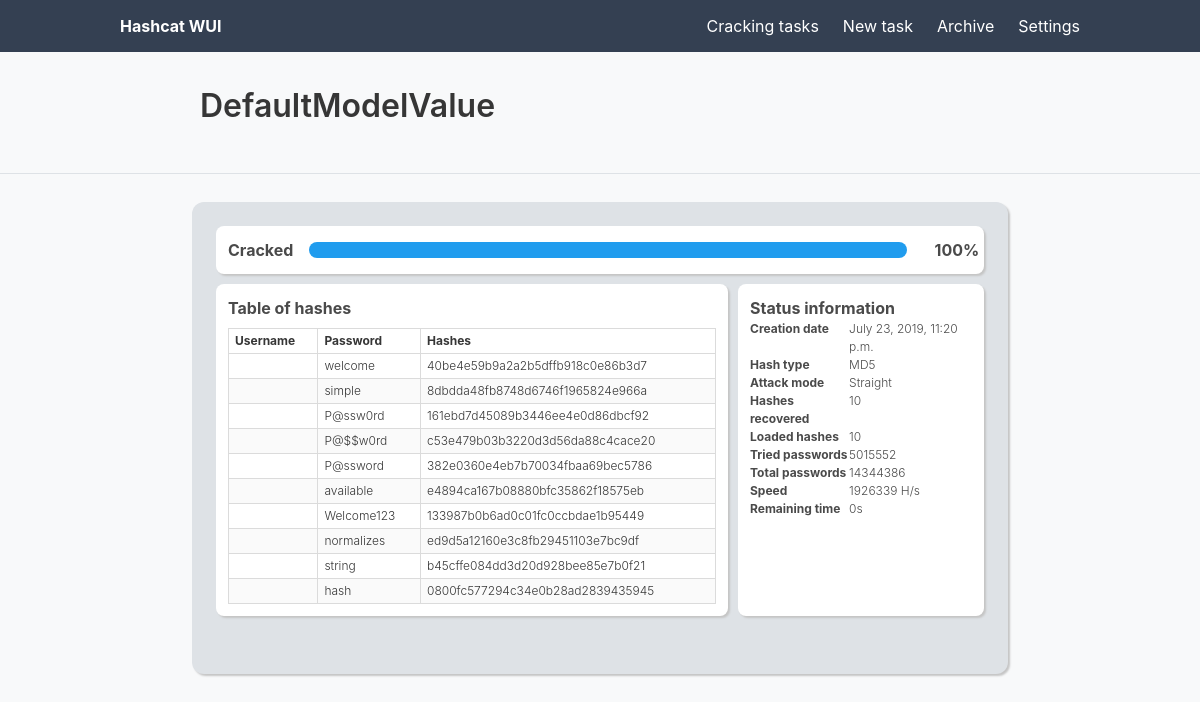
The page /status/2 on the database its author committed.
### hashcat/models.py (models this page shows)
class CrackingTask(models.Model):
	name = models.CharField(max_length=200, default="DefaultModelValue")
	status = models.IntegerField()
	speed = models.IntegerField()
	recoveredHashes = models.IntegerField()
	totalLoadedHashes = models.IntegerField()
	triedPasswords = models.IntegerField()
	totalPasswords = models.IntegerField()
	startDate = models.DateTimeField('date created', default=timezone.now)
	hashType = models.IntegerField()
	attackMode = models.IntegerField()
	sessionID = models.UUIDField(unique=True, default=uuid.uuid4, editable=False)
	def statusText(self):
		switcher = {
			0: "Starting",
			3: "Running",
			5: "Exhausted",
			6: "Cracked",
			7: "Aborted",
			8: "Quit"
		}
		return switcher.get(self.status,"Invalid_Status")
	def progressPercent(self):
		if(self.status==6):
				return round(100, 2)
		if self.triedPasswords and self.totalPasswords:
				return round(int(self.triedPasswords)/int(self.totalPasswords)*100,2)
		else:
			return 0
	def estimatedTime(self):
		if self.triedPasswords and self.totalPasswords and self.speed:
			if(self.status==6):
				return 0
			else:
				return round((int(self.totalPasswords)-int(self.triedPasswords))/int(self.speed))
		else:
			return 0
	def attackModeText(self):
		switcher ={
			0: "Straight",
			1: "Combination",
			3: "Brute-force",
			6: "Hybrid Wordlist + Mask",
			7: "Hybrid Mask + Wordlist"
		}
		return switcher.get(self.attackMode,"Invalid_Attack_Mode")
	def hashTypeText(self):
		switcher = {
			0: "MD5",
			900: "MD4",
			5100: "Half MD5",
			100: "SHA1",
			1300: "SHA2-224",
			1400: "SHA2-256",
			10800: "SHA2-384",
			1700: "SHA2-512",
			17300: "SHA3-224",
			17400: "SHA3-256",
			17500: "SHA3-384",
			17600: "SHA3-512",
			17700: "Keccak-224",
			17800: "Keccak-256",
			17900: "Keccak-384",
			18000: "Keccak-512",
			600: "BLAKE2b-512",
			10100: "SipHash",
			6000: "RIPEMD-160",
			6100: "Whirlpool",
			6900: "GOST R 34.11-94",
			11700: "GOST R 34.11-2012 (Streebog) 256-bit, big-endian",
			11800: "GOST R 34.11-2012 (Streebog) 512-bit, big-endian",
			10: "md5($pass.$salt",
			20: "md5($salt.$pass",
			30: "md5(utf16le($pass).$salt",
			40: "md5($salt.utf16le($pass",
			3800: "md5($salt.$pass.$salt",
			3710: "md5($salt.md5($pass",
			4010: "md5($salt.md5($salt.$pass",
			4110: "md5($salt.md5($pass.$salt",
			2600: "md5(md5($pass",
			3910: "md5(md5($pass).md5($salt",
			4300: "md5(strtoupper(md5($pass",
			4400: "md5(sha1($pass",
			110: "sha1($pass.$salt",
			120: "sha1($salt.$pass",
			130: "sha1(utf16le($pass).$salt",
			140: "sha1($salt.utf16le($pass",
			4500: "sha1(sha1($pass",
			4520: "sha1($salt.sha1($pass",
			4700: "sha1(md5($pass",
			4900: "sha1($salt.$pass.$salt",
			14400: "sha1(CX",
			1410: "sha256($pass.$salt",
			1420: "sha256($salt.$pass",
			1430: "sha256(utf16le($pass).$salt",
			1440: "sha256($salt.utf16le($pass",
			1710: "sha512($pass.$salt",
			1720: "sha512($salt.$pass",
			1730: "sha512(utf16le($pass).$salt",
			1740: "sha512($salt.utf16le($pass",
			50: "HMAC-MD5 (key = $pass",
			60: "HMAC-MD5 (key = $salt",
			150: "HMAC-SHA1 (key = $pass",
			160: "HMAC-SHA1 (key = $salt",
			1450: "HMAC-SHA256 (key = $pass",
			1460: "HMAC-SHA256 (key = $salt",
			1750: "HMAC-SHA512 (key = $pass",
			1760: "HMAC-SHA512 (key = $salt",
			11750: "HMAC-Streebog-256 (key = $pass), big-endian",
			11760: "HMAC-Streebog-256 (key = $salt), big-endian",
			11850: "HMAC-Streebog-512 (key = $pass), big-endian",
			11860: "HMAC-Streebog-512 (key = $salt), big-endian",
			14000: "DES (PT = $salt, key = $pass",
			14100: "3DES (PT = $salt, key = $pass",
			14900: "Skip32 (PT = $salt, key = $pass",
			15400: "ChaCha20",
			400: "phpass",
			8900: "scrypt",
			11900: "PBKDF2-HMAC-MD5",
			12000: "PBKDF2-HMAC-SHA1",
			10900: "PBKDF2-HMAC-SHA256",
			12100: "PBKDF2-HMAC-SHA512",
			23: "Skype",
			2500: "WPA-EAPOL-PBKDF2",
			2501: "WPA-EAPOL-PMK",
			16800: "WPA-PMKID-PBKDF2",
			16801: "WPA-PMKID-PMK",
			4800: "iSCSI CHAP authentication, MD5(CHAP",
			5300: "IKE-PSK MD5",
			5400: "IKE-PSK SHA1",
			5500: "NetNTLMv1",
			5500: "NetNTLMv1+ESS",
			5600: "NetNTLMv2",
			7300: "IPMI2 RAKP HMAC-SHA1",
			7500: "Kerberos 5 AS-REQ Pre-Auth etype 23",
			8300: "DNSSEC (NSEC3",
			10200: "CRAM-MD5",
			11100: "PostgreSQL CRAM (MD5",
			11200: "MySQL CRAM (SHA1",
			11400: "SIP digest authentication (MD5",
			13100: "Kerberos 5 TGS-REP etype 23",
			16100: "TACACS",
			16500: "JWT (JSON Web Token",
			18200: "Kerberos 5 AS-REP etype 23",
			121: "SMF (Simple Machines Forum) > v1.1",
			400: "phpBB3 (MD5",
			2611: "vBulletin &lt; v3.8.5",
			2711: "vBulletin >= v3.8.5",
			2811: "MyBB 1.2",
			2811: "IPB2+ (Invision Power Board",
			8400: "WBB3 (Woltlab Burning Board",
			11: "Joomla &lt; 2.5.18",
			400: "Joomla >= 2.5.18 (MD5",
			400: "WordPress (MD5",
			2612: "PHPS",
			7900: "Drupal7",
			21: "osCommerce",
			21: "xt:Commerce",
			11000: "PrestaShop",
			124: "Django (SHA-1",
			10000: "Django (PBKDF2-SHA256",
			16000: "Tripcode",
			3711: "MediaWiki B type",
			13900: "OpenCart",
			4521: "Redmine",
			4522: "PunBB",
			12001: "Atlassian (PBKDF2-HMAC-SHA1",
			12: "PostgreSQL",
			131: "MSSQL (2000",
			132: "MSSQL (2005",
			1731: "MSSQL (2012, 2014",
			200: "MySQL323",
			300: "MySQL4.1/MySQL5",
			3100: "Oracle H: Type (Oracle 7",
			112: "Oracle S: Type (Oracle 11",
			12300: "Oracle T: Type (Oracle 12",
			8000: "Sybase ASE",
			141: "Episerver 6.x &lt; .NET 4",
			1441: "Episerver 6.x >= .NET 4",
			1600: "Apache $apr1$ MD5, md5apr1, MD5 (APR",
			12600: "ColdFusion 10",
			1421: "hMailServer",
			101: "nsldap, SHA-1(Base64), Netscape LDAP SHA",
			111: "nsldaps, SSHA-1(Base64), Netscape LDAP SSHA",
			1411: "SSHA-256(Base64), LDAP {SSHA256",
			1711: "SSHA-512(Base64), LDAP {SSHA512",
			16400: "CRAM-MD5 Dovecot",
			15000: "FileZilla Server >= 0.9.55",
			11500: "CRC32",
			3000: "LM",
			1000: "NTLM",
			1100: "Domain Cached Credentials (DCC), MS Cache",
			2100: "Domain Cached Credentials 2 (DCC2), MS Cache 2",
			15300: "DPAPI masterkey file v1",
			15900: "DPAPI masterkey file v2",
			12800: "MS-AzureSync  PBKDF2-HMAC-SHA256",
			1500: "descrypt, DES (Unix), Traditional DES",
			12400: "BSDi Crypt, Extended DES",
			500: "md5crypt, MD5 (Unix), Cisco-IOS $1$ (MD5",
			3200: "bcrypt $2*$, Blowfish (Unix",
			7400: "sha256crypt $5$, SHA256 (Unix",
			1800: "sha512crypt $6$, SHA512 (Unix",
			122: "macOS v10.4, MacOS v10.5, MacOS v10.6",
			1722: "macOS v10.7",
			7100: "macOS v10.8+ (PBKDF2-SHA512",
			6300: "AIX {smd5",
			6700: "AIX {ssha1",
			6400: "AIX {ssha256",
			6500: "AIX {ssha512",
			2400: "Cisco-PIX MD5",
			2410: "Cisco-ASA MD5",
			500: "Cisco-IOS $1$ (MD5",
			5700: "Cisco-IOS type 4 (SHA256",
			9200: "Cisco-IOS $8$ (PBKDF2-SHA256",
			9300: "Cisco-IOS $9$ (scrypt",
			22: "Juniper NetScreen/SSG (ScreenOS",
			501: "Juniper IVE",
			15100: "Juniper/NetBSD sha1crypt",
			7000: "FortiGate (FortiOS",
			5800: "Samsung Android Password/PIN",
			13800: "Windows Phone 8+ PIN/password",
			8100: "Citrix NetScaler",
			8500: "RACF",
			7200: "GRUB 2",
			9900: "Radmin2",
			125: "ArubaOS",
			7700: "SAP CODVN B (BCODE",
			7701: "SAP CODVN B (BCODE) via RFC_READ_TABLE",
			7800: "SAP CODVN F/G (PASSCODE",
			7801: "SAP CODVN F/G (PASSCODE) via RFC_READ_TABLE",
			10300: "SAP CODVN H (PWDSALTEDHASH) iSSHA-1",
			8600: "Lotus Notes/Domino 5",
			8700: "Lotus Notes/Domino 6",
			9100: "Lotus Notes/Domino 8",
			133: "PeopleSoft",
			13500: "PeopleSoft PS_TOKEN",
			11600: "7-Zip",
			12500: "RAR3-hp",
			13000: "RAR5",
			13200: "AxCrypt",
			13300: "AxCrypt in-memory SHA1",
			13600: "WinZip",
			14700: "iTunes backup &lt; 10.0",
			14800: "iTunes backup >= 10.0",
			6211: "TrueCrypt PBKDF2-HMAC-RIPEMD160 XTS 512 bit",
			6212: "TrueCrypt PBKDF2-HMAC-RIPEMD160 XTS 1024 bit",
			6213: "TrueCrypt PBKDF2-HMAC-RIPEMD160 XTS 1536 bit",
			6221: "TrueCrypt PBKDF2-HMAC-SHA512 XTS 512 bit",
			6222: "TrueCrypt PBKDF2-HMAC-SHA512 XTS 1024 bit",
			6223: "TrueCrypt PBKDF2-HMAC-SHA512 XTS 1536 bit",
			6231: "TrueCrypt PBKDF2-HMAC-Whirlpool XTS 512 bit",
			6232: "TrueCrypt PBKDF2-HMAC-Whirlpool XTS 1024 bit",
			6233: "TrueCrypt PBKDF2-HMAC-Whirlpool XTS 1536 bit",
			6241: "TrueCrypt PBKDF2-HMAC-RIPEMD160 + boot-mode XTS 512 bit",
			6242: "TrueCrypt PBKDF2-HMAC-RIPEMD160 + boot-mode XTS 1024 bit",
			6243: "TrueCrypt PBKDF2-HMAC-RIPEMD160 + boot-mode XTS 1536 bit",
			8800: "Android FDE &lt;= 4.3",
			12900: "Android FDE (Samsung DEK",
			12200: "eCryptfs" ,
			13711: "VeraCrypt PBKDF2-HMAC-RIPEMD160 XTS 512 bit",
			13712: "VeraCrypt PBKDF2-HMAC-RIPEMD160 XTS 1024 bit",
			13713: "VeraCrypt PBKDF2-HMAC-RIPEMD160 XTS 1536 bit",
			13721: "VeraCrypt PBKDF2-HMAC-SHA512 XTS 512 bit",
			13722: "VeraCrypt PBKDF2-HMAC-SHA512 XTS 1024 bit",
			13723: "VeraCrypt PBKDF2-HMAC-SHA512 XTS 1536 bit",
			13731: "VeraCrypt PBKDF2-HMAC-Whirlpool XTS 512 bit",
			13732: "VeraCrypt PBKDF2-HMAC-Whirlpool XTS 1024 bit",
			13733: "VeraCrypt PBKDF2-HMAC-Whirlpool XTS 1536 bit",
			13741: "VeraCrypt PBKDF2-HMAC-RIPEMD160 + boot-mode XTS 512 bit",
			13742: "VeraCrypt PBKDF2-HMAC-RIPEMD160 + boot-mode XTS 1024 bit",
			13743: "VeraCrypt PBKDF2-HMAC-RIPEMD160 + boot-mode",
			13751: "VeraCrypt PBKDF2-HMAC-SHA256 XTS 512 bit",
			13752: "VeraCrypt PBKDF2-HMAC-SHA256 XTS 1024 bit",
			13753: "VeraCrypt PBKDF2-HMAC-SHA256 XTS 1536 bit",
			13761: "VeraCrypt PBKDF2-HMAC-SHA256 + boot-mode XTS 512 bit",
			13762: "VeraCrypt PBKDF2-HMAC-SHA256 + boot-mode XTS 1024 bit",
			13763: "VeraCrypt PBKDF2-HMAC-SHA256 + boot-mode",
			13771: "VeraCrypt PBKDF2-HMAC-Streebog-512 XTS 512 bit",
			13772: "VeraCrypt PBKDF2-HMAC-Streebog-512 XTS 1024 bit",
			13773: "VeraCrypt PBKDF2-HMAC-Streebog-512 XTS 1536 bit",
			14600: "LUKS",
			16700: "FileVault 2",
			18300: "Apple File System (APFS",
			9700: "MS Office &lt;= 2003 $0/$1, MD5 + RC4",
			9710: "MS Office &lt;= 2003 $0/$1, MD5 + RC4, collider #1",
			9720: "MS Office &lt;= 2003 $0/$1, MD5 + RC4, collider #2",
			9800: "MS Office &lt;= 2003 $3/$4, SHA1 + RC4",
			9810: "MS Office &lt;= 2003 $3, SHA1 + RC4, collider #1",
			9820: "MS Office &lt;= 2003 $3, SHA1 + RC4, collider #2",
			9400: "MS Office 2007",
			9500: "MS Office 2010",
			9600: "MS Office 2013",
			10400: "PDF 1.1 - 1.3 (Acrobat 2 - 4",
			10410: "PDF 1.1 - 1.3 (Acrobat 2 - 4), collider #1",
			10420: "PDF 1.1 - 1.3 (Acrobat 2 - 4), collider #2",
			10500: "PDF 1.4 - 1.6 (Acrobat 5 - 8",
			10600: "PDF 1.7 Level 3 (Acrobat 9",
			10700: "PDF 1.7 Level 8 (Acrobat 10 - 11",
			16200: "Apple Secure Notes",
			9000: "Password Safe v2",
			5200: "Password Safe v3",
			6800: "LastPass + LastPass sniffed",
			6600: "1Password, agilekeychain",
			8200: "1Password, cloudkeychain",
			11300: "Bitcoin/Litecoin wallet.dat",
			12700: "Blockchain, My Wallet",
			15200: "Blockchain, My Wallet, V2",
			16600: "Electrum Wallet (Salt-Type 1-3",
			13400: "KeePass 1 (AES/Twofish) and KeePass 2 (AES",
			15500: "JKS Java Key Store Private Keys (SHA1",
			15600: "Ethereum Wallet, PBKDF2-HMAC-SHA256",
			15700: "Ethereum Wallet, SCRYPT",
			16300: "Ethereum Pre-Sale Wallet, PBKDF2-HMAC-SHA256",
			16900: "Ansible Vault",
			18100: "TOTP (HMAC-SHA1",
			99999: "Plaintext"
		}
		return switcher.get(self.hashType,"Invalid_Hash_Type")

class Hash(models.Model):
	crackingTask = models.ForeignKey(CrackingTask, on_delete=models.CASCADE)
	hashText = models.CharField(max_length=500)
	password = models.CharField(max_length=500)
	username = models.CharField(max_length=500)

### hashcat/views/gui.py (the view)
# urls.py: path('status/<int:crackTaskId>', gui.status, name='status'),
@require_http_methods(["GET"])
def status(request, crackTaskId):
        template = "hashcat/status.html"
        crackingTask = get_object_or_404(CrackingTask, pk=crackTaskId)
        context = {"crackingTask": crackingTask}
        return render(request, template, context)

### hashcat/templates/hashcat/status.html (shortened to what this page needs)
{% extends 'hashcat/base.html' %}
{% block subtitle %}{{crackingTask.name}}{% endblock %}
{% block content %}
	<div class="columns progress-column">
		<div class="column is-1 has-text-centered has-text-weight-bold" id="crackingStatus-{{crackingTask.id}}" style="width: 10%">
			{{crackingTask.statusText}}
		</div>
		<div class="column is-10" style="padding: 16px; width: 82%">
			<progress class="progress is-info" value="{{crackingTask.progressPercent}}" max="100" id="crackingProgress-{{crackingTask.id}}"></progress>
		</div>
		<div class="column is-1 has-text-centered has-text-weight-bold" id="crackingPercentage-{{crackingTask.id}}" style="width: 8%">
			{{crackingTask.progressPercent}}%
		</div>
	</div>
	<div class="columns">
		<div class="column is-8 info-column progress-column no-left-margin">
			<b>Table of hashes</b>
			<table style="width:100%; margin-top:8px;" class="table is-bordered is-striped is-narrow is-hoverable is-fullwidth has-text-weight-light is-size-7">
				<thead>
					<tr>
						<th>Username</th>
						<th>Password</th>
						<th>Hashes</th>
					</tr>
				</thead>
				<tbody>
					{% for hash in crackingTask.hash_set.all %}
						<tr>
							<td>{{ hash.username }}</td>
							<td id="{{ hash.id }}">{{ hash.password }}</td>
							<td>{{ hash.hashText }}</td>
						</tr>
					{% endfor %}
				</tbody>
			</table>
		</div>
		<div class="column info-column progress-column no-right-margin no-left-margin">
			<b>Status information</b><br>
			<table style="width:100%" class="has-text-weight-light is-size-7">
				<tr>
					<td class="has-text-weight-bold">Creation date</td><td>{{crackingTask.startDate}}</td>
				</tr>
				<tr>
					<td class="has-text-weight-bold">Hash type</td><td>{{crackingTask.hashTypeText}}</td>
				</tr>
				<tr>
					<td class="has-text-weight-bold">Attack mode</td><td>{{crackingTask.attackModeText}}</td>
				</tr>
				<tr>
					<td class="has-text-weight-bold">Hashes recovered</td><td id="recoveredHashes-{{crackingTask.id}}">{{crackingTask.recoveredHashes}}</td>
				</tr>
				<tr>
					<td class="has-text-weight-bold">Loaded hashes</td><td>{{crackingTask.totalLoadedHashes}}</td>
				</tr>
				<tr>
					<td class="has-text-weight-bold">Tried passwords</td><td id="triedPasswords-{{crackingTask.id}}">{{crackingTask.triedPasswords}}</td>
				</tr>
				<tr>
					<td class="has-text-weight-bold">Total passwords</td><td>{{crackingTask.totalPasswords}}</td>
				</tr>
				<tr>
					<td class="has-text-weight-bold">Speed</td><td id="speed-{{crackingTask.id}}">{{crackingTask.speed}} H/s</td>
				</tr>
				<tr>
					<td class="has-text-weight-bold">Remaining time</td><td id="estimatedTime-{{crackingTask.id}}">{{crackingTask.estimatedTime}}s</td>
				</tr>
			</table>
		</div>
	</div>
{% endblock %}

### static/css/base.css (style rules this page uses)
html { margin: 0; height: 100%; }
body { margin: 0; height: 100%; }
body { padding-bottom: 8px; background-color:#F8F9FA }
.no-left-margin { margin-left:0px !important; }
.no-right-margin { margin-right:0px !important; }
.progress-column { border-radius: 8px; background: white; box-shadow: 2px 2px 2px rgb(197, 197, 197); }
.info-column { margin: 10px; }

### rows shown on the page
CrackingTask: name "DefaultModelValue", statusText "Cracked", progressPercent "100", startDate "July 23, 2019, 11:20 p.m.", hashTypeText "MD5", attackModeText "Straight", recoveredHashes "10", totalLoadedHashes "10", triedPasswords "5015552", totalPasswords "14344386", speed "1926339", estimatedTime "0"
Hash: password "welcome", hashText "40be4e59b9a2a2b5dffb918c0e86b3d7"
Hash: password "simple", hashText "8dbdda48fb8748d6746f1965824e966a"
Hash: password "P@ssw0rd", hashText "161ebd7d45089b3446ee4e0d86dbcf92"
Hash: password "P@$$w0rd", hashText "c53e479b03b3220d3d56da88c4cace20"
Hash: password "P@ssword", hashText "382e0360e4eb7b70034fbaa69bec5786"
Hash: password "available", hashText "e4894ca167b08880bfc35862f18575eb"
Hash: password "Welcome123", hashText "133987b0b6ad0c01fc0ccbdae1b95449"
Hash: password "normalizes", hashText "ed9d5a12160e3c8fb29451103e7bc9df"
Hash: password "string", hashText "b45cffe084dd3d20d928bee85e7b0f21"
Hash: password "hash", hashText "0800fc577294c34e0b28ad2839435945"
